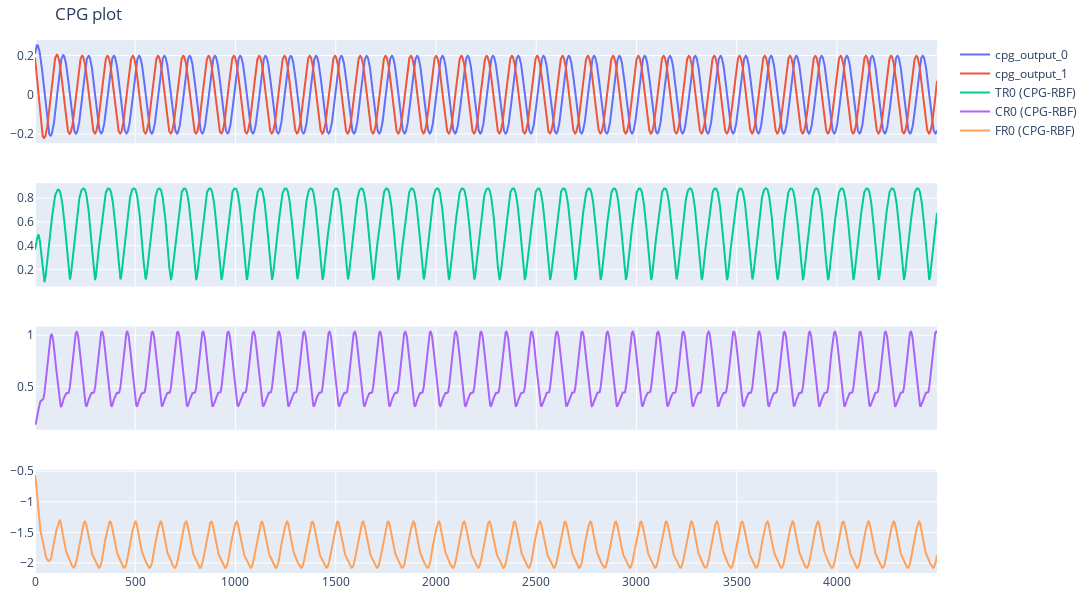

The cell this chart's notebook holds for it:
### Code cell
cpg = CPG_AFDC()
cpg_output_0 = []
cpg_output_1 = []
online_imitated_paths = {'TR0':[], 'CR0':[], 'FR0':[]}
for i in range(4500):
    
    cpg.s = 1.0
    cpg.w00 = cpg.alpha * np.cos(0.05)
    cpg.w01 = cpg.alpha * np.sin(0.05)
    cpg.w10 = cpg.alpha * (-np.sin(0.05))
    cpg.w11 = cpg.alpha * np.cos(0.05)
    cpg.update_cpg_so2(0.0)      # phi would be equal when learning


    cpg_output_0.append(cpg.out0_t)
    cpg_output_1.append(cpg.out1_t)
    
    online_imitated_paths['TR0'].append(rbf.regenerate_target_traj(cpg.out0_t, cpg.out1_t, imitated_weights['TR0']))
    online_imitated_paths['CR0'].append(rbf.regenerate_target_traj(cpg.out0_t, cpg.out1_t, imitated_weights['CR0']))
    online_imitated_paths['FR0'].append(rbf.regenerate_target_traj(cpg.out0_t, cpg.out1_t, imitated_weights['FR0']))

fig = go.Figure()
fig = make_subplots(rows=4, cols=1, shared_xaxes=True)
fig.update_layout(height=600, width=1100, title="CPG plot")
fig.update_layout(margin=dict(l=10, r=10, t=40, b=10))  # Reduce margins

fig.add_trace(go.Scatter( y=cpg_output_0, mode='lines', name=f'cpg_output_0'), row=1, col=1)
fig.add_trace(go.Scatter( y=cpg_output_1, mode='lines', name=f'cpg_output_1'), row=1, col=1)
fig.add_trace(go.Scatter( y=online_imitated_paths['TR0'], mode='lines', name=f'TR0 (CPG-RBF)'), row=2, col=1)
fig.add_trace(go.Scatter( y=online_imitated_paths['CR0'], mode='lines', name=f'CR0 (CPG-RBF)'), row=3, col=1)
fig.add_trace(go.Scatter( y=online_imitated_paths['FR0'], mode='lines', name=f'FR0 (CPG-RBF)'), row=4, col=1)

### Figure 1 — Plotly figure (JSON) as saved in the notebook; plotly's stock layout.template omitted (floating-point values rounded to 4 significant figures; data arrays with more than 128 entries replaced by an {"elided": "..."} marker saying what was removed)
{"data": [{"mode": "lines", "name": "cpg_output_0", "type": "scatter", "xaxis": "x", "y": {"elided": "4500 float values"}, "yaxis": "y"}, {"mode": "lines", "name": "cpg_output_1", "type": "scatter", "xaxis": "x", "y": {"elided": "4500 float values"}, "yaxis": "y"}, {"mode": "lines", "name": "TR0 (CPG-RBF)", "type": "scatter", "xaxis": "x2", "y": {"elided": "4500 float values"}, "yaxis": "y2"}, {"mode": "lines", "name": "CR0 (CPG-RBF)", "type": "scatter", "xaxis": "x3", "y": {"elided": "4500 float values"}, "yaxis": "y3"}, {"mode": "lines", "name": "FR0 (CPG-RBF)", "type": "scatter", "xaxis": "x4", "y": {"elided": "4500 float values"}, "yaxis": "y4"}], "layout": {"height": 600, "margin": {"b": 10, "l": 10, "r": 10, "t": 40}, "title": {"text": "CPG plot"}, "width": 1100, "xaxis": {"anchor": "y", "domain": [0, 1], "matches": "x4", "showticklabels": false}, "xaxis2": {"anchor": "y2", "domain": [0, 1], "matches": "x4", "showticklabels": false}, "xaxis3": {"anchor": "y3", "domain": [0, 1], "matches": "x4", "showticklabels": false}, "xaxis4": {"anchor": "y4", "domain": [0, 1]}, "yaxis": {"anchor": "x", "domain": [0.8063, 1]}, "yaxis2": {"anchor": "x2", "domain": [0.5375, 0.7312]}, "yaxis3": {"anchor": "x3", "domain": [0.2687, 0.4625]}, "yaxis4": {"anchor": "x4", "domain": [0, 0.1938]}}}
